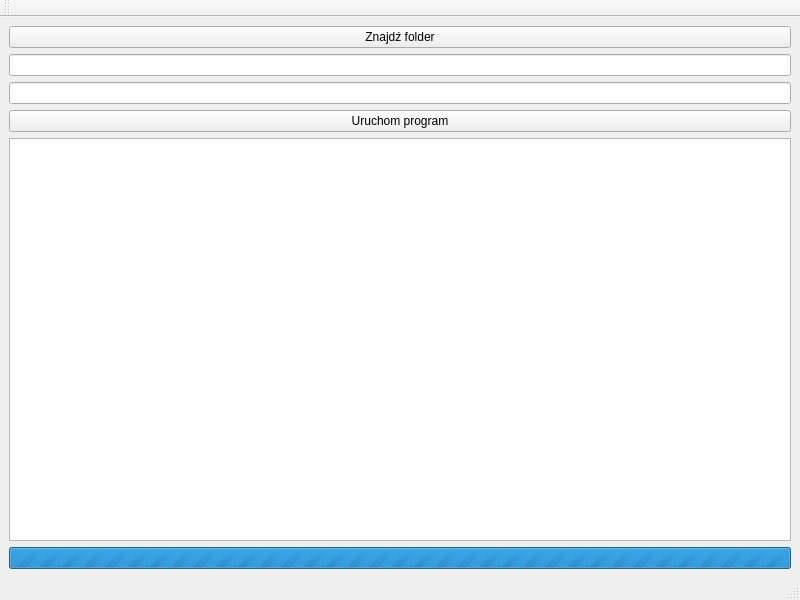
<?xml version="1.0" encoding="UTF-8"?>
<ui version="4.0">
 <class>MainWindow</class>
 <widget class="QMainWindow" name="MainWindow">
  <property name="enabled">
   <bool>true</bool>
  </property>
  <property name="geometry">
   <rect>
    <x>0</x>
    <y>0</y>
    <width>800</width>
    <height>600</height>
   </rect>
  </property>
  <property name="windowTitle">
   <string>MainWindow</string>
  </property>
  <widget class="QWidget" name="centralwidget">
   <layout class="QVBoxLayout" name="verticalLayout">
    <item>
     <widget class="QPushButton" name="btnBrowse">
      <property name="cursor">
       <cursorShape>PointingHandCursor</cursorShape>
      </property>
      <property name="text">
       <string>Znajdź folder</string>
      </property>
     </widget>
    </item>
    <item>
     <widget class="QLineEdit" name="txtPath">
      <property name="cursor">
       <cursorShape>ForbiddenCursor</cursorShape>
      </property>
     </widget>
    </item>
    <item>
     <widget class="QLineEdit" name="txtInstruction">
      <property name="cursor">
       <cursorShape>IBeamCursor</cursorShape>
      </property>
     </widget>
    </item>
    <item>
     <widget class="QPushButton" name="btnExecute">
      <property name="cursor">
       <cursorShape>PointingHandCursor</cursorShape>
      </property>
      <property name="text">
       <string>Uruchom program</string>
      </property>
     </widget>
    </item>
    <item>
     <widget class="QTextEdit" name="txtLog">
      <property name="cursor" stdset="0">
       <cursorShape>ForbiddenCursor</cursorShape>
      </property>
      <property name="readOnly">
       <bool>true</bool>
      </property>
     </widget>
    </item>
    <item>
     <widget class="QProgressBar" name="progressBar">
      <property name="enabled">
       <bool>true</bool>
      </property>
      <property name="maximum">
       <number>0</number>
      </property>
      <property name="value">
       <number>-1</number>
      </property>
      <property name="textVisible">
       <bool>false</bool>
      </property>
     </widget>
    </item>
   </layout>
  </widget>
  <widget class="QMenuBar" name="menubar">
   <property name="geometry">
    <rect>
     <x>0</x>
     <y>0</y>
     <width>800</width>
     <height>22</height>
    </rect>
   </property>
  </widget>
  <widget class="QStatusBar" name="statusbar"/>
  <widget class="QToolBar" name="toolBar">
   <property name="windowTitle">
    <string>toolBar</string>
   </property>
   <attribute name="toolBarArea">
    <enum>TopToolBarArea</enum>
   </attribute>
   <attribute name="toolBarBreak">
    <bool>false</bool>
   </attribute>
  </widget>
 </widget>
 <resources/>
 <connections/>
</ui>
